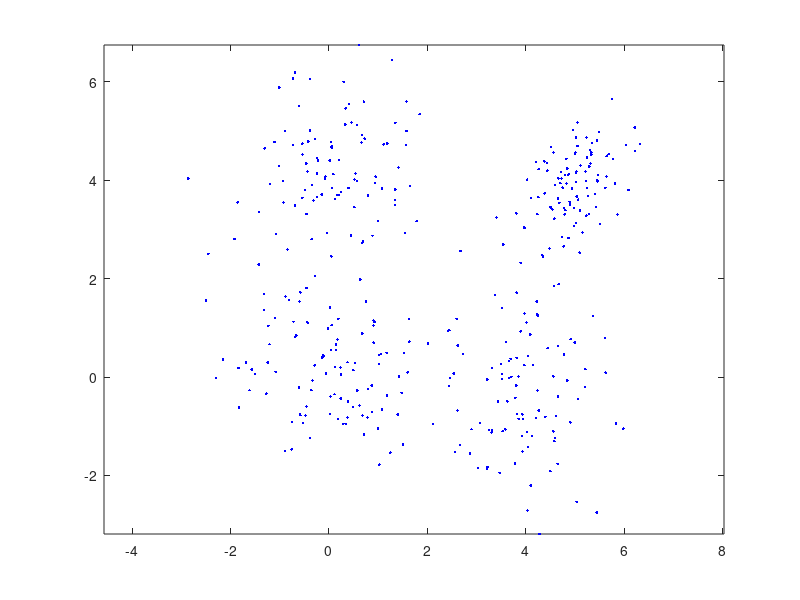

This figure's MATLAB source: (Note: this script raises an error after producing the figure.)
% Example 7.4.2
% "Introduction to Pattern Recognition: A MATLAB Approach"
% S. Theodoridis, A. Pikrakis, K. Koutroumbas, D. Cavouras

close('all');
clear

% 1. Generate the required data set
randn('seed',0);
m=[0 0; 4 0; 0 4; 5 4];
S(:,:,1)=eye(2);
S(:,:,2)=[1.0 .2; .2 1.5];
S(:,:,3)=[1.0 .4; .4 1.1];
S(:,:,4)=[.3 .2; .2 .5];
n_points=100*ones(1,4); %Number of points per group
X1=[];
for i=1:4
    X1=[X1; mvnrnd(m(i,:),S(:,:,i),n_points(i))];
end
X1=X1';

% Plot the data set
figure(1), plot(X1(1,:),X1(2,:),'.b')
figure(1), axis equal

% 2. To estimate the number of clusters we proceed as follows:
%(a) Determine the minimum and the maximum distances between points of X1
[l,N]=size(X1);
dista=zeros(N,N);
for i=1:N
    for j=i+1:N
        dista(i,j)=sqrt(sum((X1(:,i)-X1(:,j)).^2));
        dista(j,i)=dista(i,j);
    end
end
true_maxi=max(max(dista));
true_mini=min(dista(~logical(eye(N))));

% (b) Determine min, max and s
meani=(true_mini+true_maxi)/2;
theta_min=.25*meani;
theta_max=1.75*meani;
n_theta=50;
s=(theta_max-theta_min)/(n_theta-1);

% (c) Run ntimes the BSAS for each value of theta each time with different
% ordering of the data
q=N;
n_times=10;
m_tot=[];
for theta=theta_min:s:theta_max
    list_m=zeros(1,q);
    for stat=1:n_times   %for each value of Theta BSAS runs n_times times
        order=randperm(N);
        [bel, m]=BSAS(X1,theta,q,order);
        list_m(size(m,2))=list_m(size(m,2))+1;
    end
    [q1,m_size]=max(list_m);
    m_tot=[m_tot m_size];
end

% (d) Plot m versus theta (see Figure 7.3(a))
theta_tot=theta_min:s:theta_max;
figure(2), plot(theta_tot,m_tot)

% Determine the final estimate of the number of clusters and the corresponding, as it is
% previously described
m_best=0;
theta_best=0;
siz=0;
for i=1:length(m_tot)
    if(m_tot(i)~=1) %Excluding the single-cluster clustering
        t=m_tot-m_tot(i);
        siz_temp=sum(t==0);
        if(siz<siz_temp)
            siz=siz_temp;
            theta_best=sum(theta_tot.*(t==0))/sum(t==0);
            m_best=m_tot(i);
        end
    end
end
%Check for the single-cluster clustering
if(sum(m_tot==m_best)<.1*n_theta)
    m_best=1;
    theta_best=sum(theta_tot.*(m_tot==1))/sum(m_tot==1);
end


% 3. Run the BSAS algorithm for theta_best
order=randperm(N);
[bel, repre]=BSAS(X1,theta_best,q,order);

% Plot the results (see Figure 7.3(b))
figure(11), hold on
figure(11), plot(X1(1,bel==1),X1(2,bel==1),'r.',...
    X1(1,bel==2),X1(2,bel==2),'g*',X1(1,bel==3),X1(2,bel==3),'bo',...
    X1(1,bel==4),X1(2,bel==4),'cx',X1(1,bel==5),X1(2,bel==5),'md',...
    X1(1,bel==6),X1(2,bel==6),'yp',X1(1,bel==7),X1(2,bel==7),'ks')
figure(11), plot(repre(1,:),repre(2,:),'k+')

% 4. Run the reassignment procedure
[bel,new_repre]=reassign(X1,repre,order);

% To plot the results work as in the previous step (see Figure 7.3(c)). By
% comparing the results obtained by the current and the previous step, the
% influence of the reassignment procedure on the results becomes apparent.

figure(12), hold on
figure(12), plot(X1(1,bel==1),X1(2,bel==1),'r.',...
    X1(1,bel==2),X1(2,bel==2),'g*',X1(1,bel==3),X1(2,bel==3),'bo',...
    X1(1,bel==4),X1(2,bel==4),'cx',X1(1,bel==5),X1(2,bel==5),'md',...
    X1(1,bel==6),X1(2,bel==6),'yp',X1(1,bel==7),X1(2,bel==7),'ks')
figure(12), plot(new_repre(1,:),new_repre(2,:),'k+')
